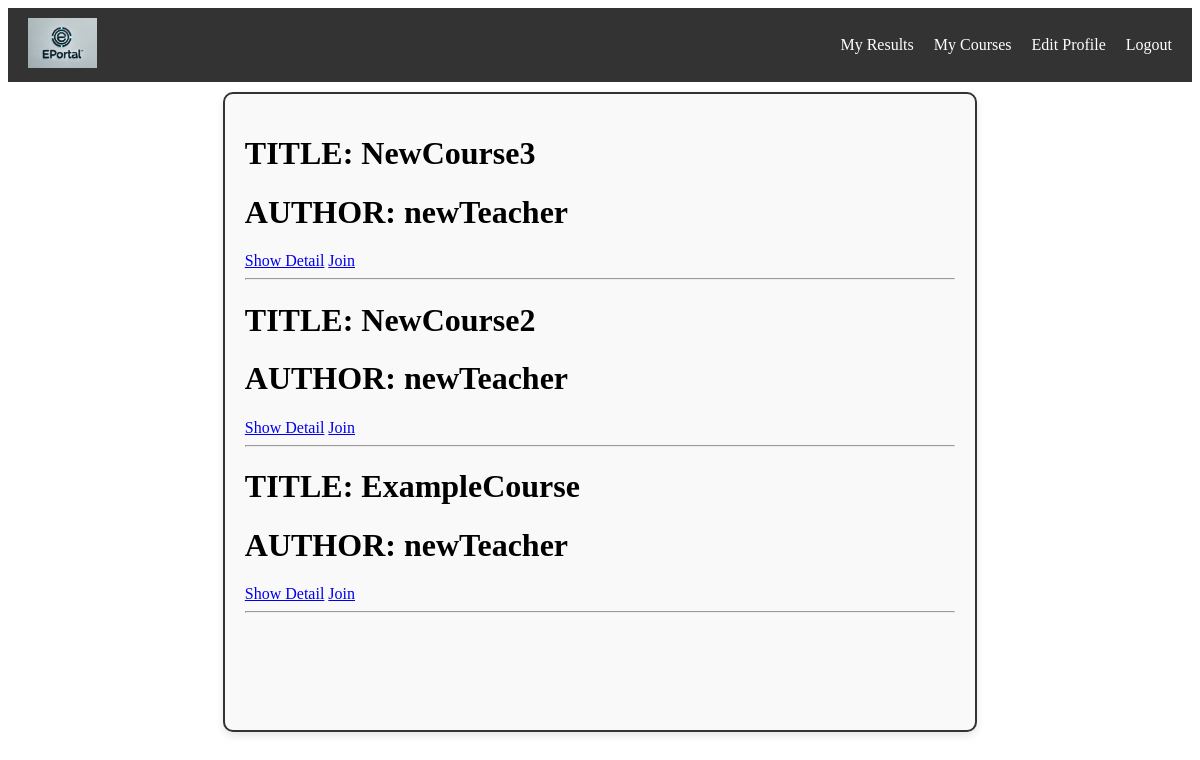
/student_dashboard/ (signed in), run on the app's committed database.
### course/models.py (models this page shows, shortened)
class Course(models.Model):
    TAG_CHOICES = (
        ("beginner", "Beginner"),
        ("intermediate", "Intermediate"),
        ("advanced", "Advanced"),
    )
    author = models.ForeignKey(CustomUser, on_delete=models.SET_NULL, null=True, blank=True)
    title = models.CharField(unique=True, max_length=70, validators=[validate_capitalize])
    description = models.TextField(null=True, blank=True)
    tag = models.CharField(max_length=12, choices=TAG_CHOICES, default="beginner")
    created = models.DateTimeField(auto_now_add=True)
    isPublic = models.BooleanField(default=False)

### user/models.py (models this page shows)
class CustomUser(AbstractUser):
    ROLE_CHOICES = (
        ("student", "Uczeń"),
        ("teacher", "Nauczyciel"),
    )
    role = models.CharField(max_length=10, choices=ROLE_CHOICES, default="student")
    courses = models.ManyToManyField("course.Course", through="Enrollment", blank=True)

### user/views.py (the view)
# urls.py: path("student_dashboard/", views.student_dashboard, name="student_dashboard"),
@student_required
def student_dashboard(request):
    context = {}
    courses = Course.objects.exclude(
        id__in=request.user.courses.values_list("id", flat=True)
    )
    courses = courses.filter(isPublic=True).order_by('-created')
    context["courses"] = courses
    return render(request, "user/student_dashboard.html", context)

### eportal/context_processors.py (called while the page is built, shortened)
def nav_links(request):
    if request.user.role == "student":
        return {
            "nav_links": [
                {
                    "name": "My Results",
                    "url": "my_results",
                },
                {
                    "name": "My Courses",
                    "url": "my_courses",
                },
                {"name": "Edit Profile", "url": "edit_user"},
                {"name": "Logout", "url": "logout"},
            ]
        }

### user/templates/user/student_dashboard.html (shortened to what this page needs)
{% extends 'main.html' %}
{% block content %}
    {% for course in courses %}
        <div>
            <h1>TITLE: {{ course.title }}</h1>
            <h1>AUTHOR: {{ course.author }}</h1>
            <a href="{% url 'course_detail' course.id %}">Show Detail</a>
            <a href="{% url 'start_learning' course.id %}">Join</a>
            <hr>
        </div>
    {% endfor %}
{% endblock content %}

### data on the page
Course: title "NewCourse3", author "newTeacher"
Course: title "NewCourse2", author "newTeacher"
Course: title "ExampleCourse", author "newTeacher"

### other printed values
{{ link.name }} "My Results" "My Courses" "Edit Profile" "Logout"
